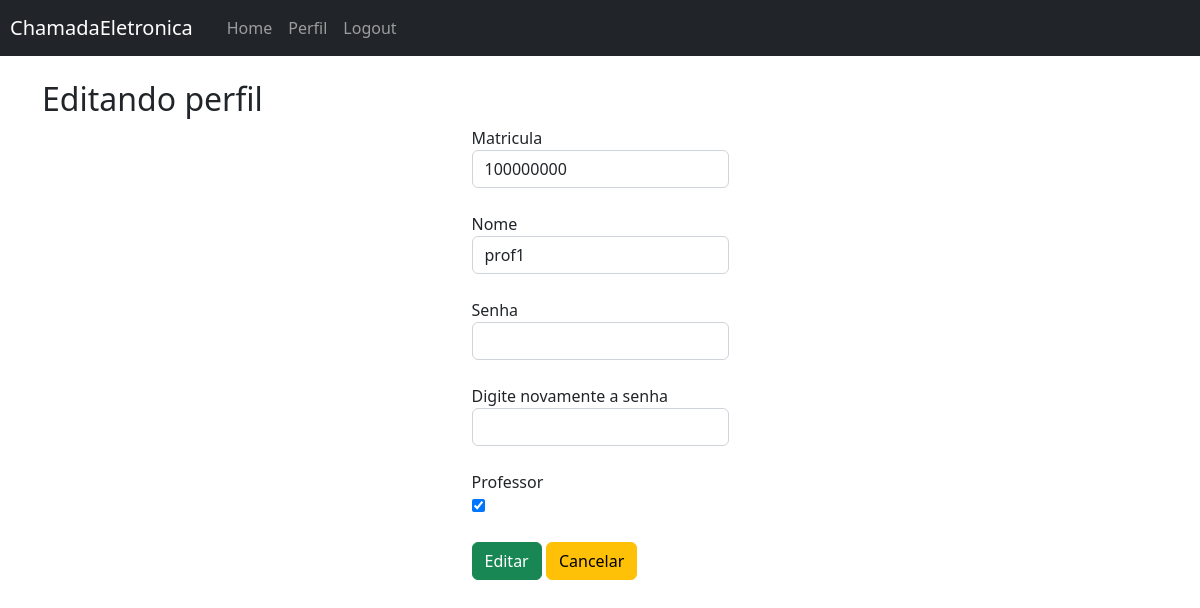
/account/profile (signed in), run on the app's committed database.
### models/User.py (models this page shows, shortened)
class User(UserMixin, db.Model):
    __tablename__ = "users"
    id: Mapped[int] = mapped_column(primary_key=True)
    matricula: Mapped[str] = mapped_column(String(9), nullable=False, unique=True)
    name: Mapped[str] = mapped_column(String(127), nullable=False)
    password: Mapped[str] = mapped_column(String(127), nullable=False)
    professor: Mapped[bool] = mapped_column(nullable=False)

### controllers/account.py (the view, shortened to what this page needs)
@account_app.route("/profile", methods=["GET", "POST"])
@login_required
def profile():
    form = SignUpForm()
    if request.method == "GET":
        form.matricula.data = current_user.matricula
        form.name.data = current_user.name
        form.professor.data = current_user.professor
        return render_template("account/profile.html", form=form)

### forms/LoginForm.py
class SignUpForm(FlaskForm):
    matricula = IntegerField("Matricula", validators=[input_required()])
    name = StringField("Nome", validators=[input_required()])
    password1 = PasswordField("Senha", validators=[input_required()])
    password2 = PasswordField("Digite novamente a senha", validators=[input_required()])
    professor = BooleanField("Professor")

### app.py (called while the page is built)
@login_manager.user_loader
def load_user(user):
    sess = Session()
    res = sess.query(User).filter_by(
        id=user
    ).first()
    sess.close()
    return res

### templates/account/profile.html (shortened to what this page needs)
{% extends "base.html" %}
{% block content %}
    <h2>{% block title %}Editando{% endblock %} perfil</h2>
    <div class="d-flex justify-content-center">
        <form method="post" autocomplete="off" style="max-width: 350px;">
            {{ form.matricula.label }}<br>
            {{ form.matricula(class_="form-control") }}<br>
            {{ form.name.label }}<br>
            {{ form.name(class_="form-control") }}<br>
            {{ form.password1.label }}<br>
            {{ form.password1(class_="form-control") }}<br>
            {{ form.password2.label }}<br>
            {{ form.password2(class_="form-control") }}<br>
            {{ form.professor.label }}<br>
            {{ form.professor }}<br>
            <br>
            <button class="btn btn-success" type="submit">Editar</button>
            <a href="/account/home">
                <button class="btn btn-warning" type="button" class="btn-cancel">Cancelar</button>
            </a>
        </form>
    </div>
{% endblock %}

### data on the page
User: matricula "100000000", name "prof1", professor "☑"
